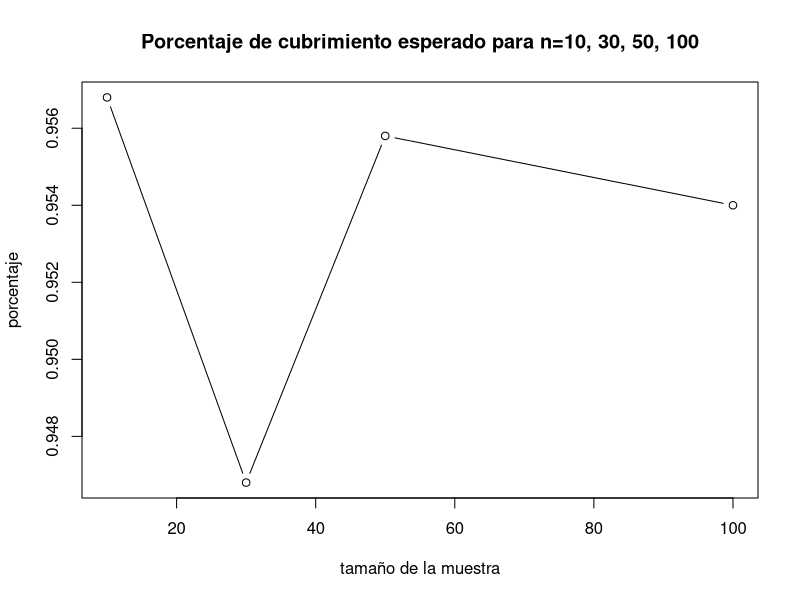
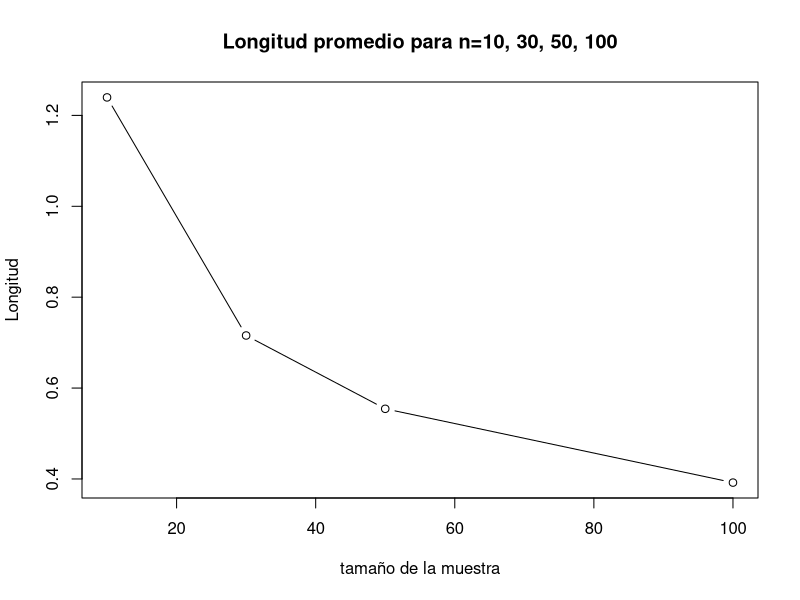
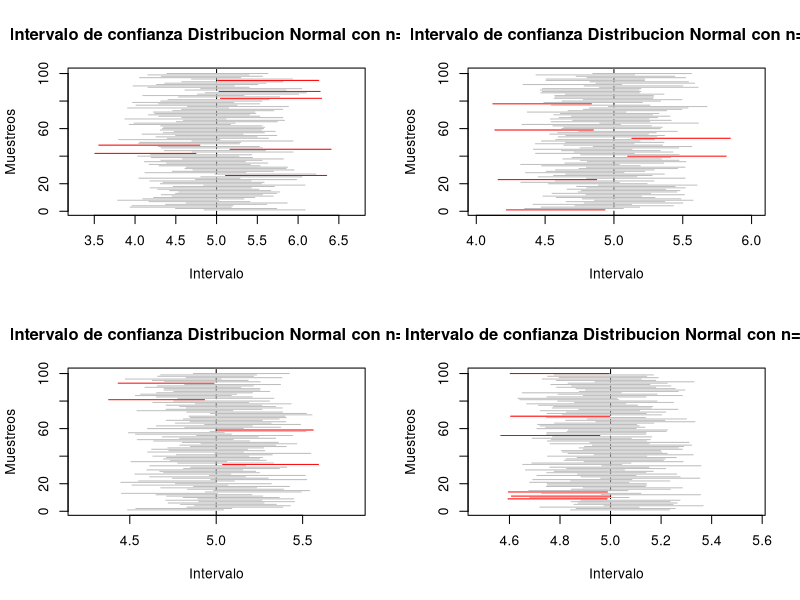

Write R code to recreate these figures, in order. (Note: a time limit stopped this script after it produced the figures.)

# Laboratorio 3 Metodos Estadisticos 

# Diana C. Arias Sinisterra
# Kevin S. Garcia Chica
# Cesar A. Saavedra Vanegas

#--------------- Punto 1 ---------------#

B <- 5000 ## número de experimentos
mu <- 5
sd <- 1
alpha <- 0.05
cuantil <- qnorm(1-alpha/2)

#---Para n=10---#
n1 <- 10 ## tamaño de muestra

muestras1 <- replicate(B, rnorm(n1, mu, sd))

calcula.el.intervalo1 <- function(columna) {
  
  m1 <- muestras1[, columna]
  
  sem1 <- sd(m1)/sqrt(length(m1))
  
  lim.inf1 <- mean(m1) - cuantil * sqrt(sd)/sqrt(n1)
  lim.sup1 <- mean(m1) + cuantil * sqrt(sd)/sqrt(n1)
  
  c(lim.inf1, lim.sup1)
}

#Cálculo de los nuevos intervalos#
c1=0
mis.intervalos1 <- matrix(rep(0, 10000), nrow = 2) ## matriz de ceros

for(i in 1:5000) {
  mis.intervalos1[,i] <- calcula.el.intervalo1(i)
  if (mis.intervalos1[1, i] <= mu && mis.intervalos1[2, i] >= mu){
    c1= c1+1
  }
  else{
    c1=c1
  }
}

Porcentaje1 <- c1/5000 #Proporcion de intervalos que atrapan al parametro

longitud1 <- numeric(length = B)
for (i in 1:B){
  longitud1[i]=(mis.intervalos1[2,i]-mis.intervalos1[1,i])
  longitudpro1=sum(longitud1)/B
}

#---Para n=30---#
n2 <- 30 ## tamaño de muestra

muestras2 <- replicate(B, rnorm(n2, mu, sd))

calcula.el.intervalo2 <- function(columna) {
  
  m2 <- muestras2[, columna]
  
  sem <- sd(m2)/sqrt(length(m2))
  
  lim.inf2 <- mean(m2) - cuantil * sqrt(sd)/sqrt(n2)
  lim.sup2 <- mean(m2) + cuantil * sqrt(sd)/sqrt(n2)
  
  c(lim.inf2, lim.sup2)
}

#Cálculo de los nuevos intervalos#
c2=0
mis.intervalos2 <- matrix(rep(0, 10000), nrow = 2) ## matriz de ceros

for(i in 1:5000) {
  mis.intervalos2[,i] <- calcula.el.intervalo2(i)
  if (mis.intervalos2[1, i] <= mu && mis.intervalos2[2, i] >= mu){
    c2= c2+1
  }
  else{
    c2=c2
  }
}

Porcentaje2 <- c2/5000 #Proporcion de intervalos que atrapan al parametro

longitud2 <- numeric(length = B)
for (i in 1:B){
  longitud2[i]=(mis.intervalos2[2,i]-mis.intervalos2[1,i])
  longitudpro2=sum(longitud2)/B
}

#---Para n=50---#
n3 <- 50 ## tamaño de muestra

muestras3 <- replicate(B, rnorm(n3, mu, sd))

calcula.el.intervalo3 <- function(columna) {
  
  m3 <- muestras3[, columna]
  
  sem <- sd(m3)/sqrt(length(m3))
  
  lim.inf3 <- mean(m3) - cuantil * sqrt(sd)/sqrt(n3)
  lim.sup3 <- mean(m3) + cuantil * sqrt(sd)/sqrt(n3)
  
  c(lim.inf3, lim.sup3)
}

#Cálculo de los nuevos intervalos#
c3=0
mis.intervalos3 <- matrix(rep(0, 10000), nrow = 2) ## matriz de ceros

for(i in 1:5000) {
  mis.intervalos3[,i] <- calcula.el.intervalo3(i)
  if (mis.intervalos3[1, i] <= mu && mis.intervalos3[2, i] >= mu){
    c3= c3+1
  }
  else{
    c3=c3
  }
}

Porcentaje3 <- c3/5000 #Proporcion de intervalos que atrapan al parametro

longitud3 <- numeric(length = B)
for (i in 1:B){
  longitud3[i]=(mis.intervalos3[2,i]-mis.intervalos3[1,i])
  longitudpro3=sum(longitud3)/B
}

#---Para n=100---#

n4 <- 100 ## tamaño de muestra

muestras4 <- replicate(B, rnorm(n4, mu, sd))

calcula.el.intervalo4 <- function(columna) {
  
  m4 <- muestras4[, columna]
  
  sem <- sd(m4)/sqrt(length(m4))
  
  lim.inf4 <- mean(m4) - cuantil * sqrt(sd)/sqrt(n4)
  lim.sup4 <- mean(m4) + cuantil * sqrt(sd)/sqrt(n4)
  
  c(lim.inf4, lim.sup4)
}

#Cálculo de los nuevos intervalos#
c4=0
mis.intervalos4 <- matrix(rep(0, 10000), nrow = 2) ## matriz de ceros

for(i in 1:5000) {
  mis.intervalos4[,i] <- calcula.el.intervalo4(i)
  if (mis.intervalos4[1, i] <= mu && mis.intervalos4[2, i] >= mu){
    c4= c4+1
  }
  else{
    c4=c4
  }
}

Porcentaje4 <- c4/5000 #Proporcion de intervalos que atrapan al parametro

longitud4 <- numeric(length = B)
for (i in 1:B){
  longitud4[i]=(mis.intervalos4[2,i]-mis.intervalos4[1,i])
  longitudpro4=sum(longitud4)/B
}

tabla_cv<-c(Porcentaje1,Porcentaje2,Porcentaje3,Porcentaje4)
tabla_sd<-c(longitudpro1,longitudpro2,longitudpro3,longitudpro4)
tabla_cs<-c(n1,n2,n3,n4)

### Graficos ###
plot(tabla_cs, tabla_cv, type="b", main="Porcentaje de cubrimiento esperado para n=10, 30, 50, 100", 
     xlab="tamaño de la muestra", ylab="porcentaje")
plot(tabla_cs, tabla_sd, type="b", main="Longitud promedio para n=10, 30, 50, 100", 
     xlab="tamaño de la muestra", ylab="Longitud")

par(mfrow=c(2,2))
plot(1:100, type = "n",
     xlim = range(mis.intervalos1), main = "Intervalo de confianza Distribucion Normal con n=10",
     ylab = "Muestreos", xlab = "Intervalo")

abline(v = mu, lty = 2, col=("black"))

for(i in 1:100) {
  segments(mis.intervalos1[1,i], i, mis.intervalos1[2,i], i,
           col = ifelse(mis.intervalos1[1, i] < mu & mis.intervalos1[2, i] > mu, "gray", "red"))  
}

plot(1:100, type = "n",
     xlim = range(mis.intervalos2), main = "Intervalo de confianza Distribucion Normal con n=30",
     ylab = "Muestreos", xlab = "Intervalo")

abline(v = mu, lty = 2, col=("black"))

for(i in 1:100) {
  segments(mis.intervalos2[1,i], i, mis.intervalos2[2,i], i,
           col = ifelse(mis.intervalos2[1, i] < mu & mis.intervalos2[2, i] > mu, "gray", "red"))  
}

plot(1:100, type = "n",
     xlim = range(mis.intervalos3), main = "Intervalo de confianza Distribucion Normal con n=50",
     ylab = "Muestreos", xlab = "Intervalo")

abline(v = mu, lty = 2, col=("black"))

for(i in 1:100) {
  segments(mis.intervalos3[1,i], i, mis.intervalos3[2,i], i,
           col = ifelse(mis.intervalos3[1, i] < mu & mis.intervalos3[2, i] > mu, "gray", "red"))  
}

plot(1:100, type = "n",
     xlim = range(mis.intervalos4), main = "Intervalo de confianza Distribucion Normal con n=100",
     ylab = "Muestreos", xlab = "Intervalo")

abline(v = mu, lty = 2, col=("black"))

for(i in 1:100) {
  segments(mis.intervalos4[1,i], i, mis.intervalos4[2,i], i,
           col = ifelse(mis.intervalos4[1, i] < mu & mis.intervalos4[2, i] > mu, "gray", "red"))  
}

#-------------------------------------------------------------#
# Para una Exponencial
B <- 5000 ## número de experimentos
n <- 100 ## tamaño de muestra
mu <- 5
sd <- 25
alpha <- 0.05
cuantil <- qexp(1-alpha/2)

muestras <- replicate(B, rexp(n, mu))


calcula.el.intervalo <- function(columna) {
  
  m <- muestras[, columna]
  
  sem <- sd(m)/sqrt(length(m))
  
  lim.inf <- mean(1/m) - cuantil * sqrt(sd)/sqrt(n)
  lim.sup <- mean(1/m) + cuantil * sqrt(sd)/sqrt(n)
  
  c(lim.inf, lim.sup)
}

#---Cálculo de los nuevos intervalos---#
c=0
mis.intervalos <- matrix(rep(0, 10000), nrow = 2) ## matriz de ceros

for(i in 1:5000) {
  mis.intervalos[,i] <- calcula.el.intervalo(i)
  if (mis.intervalos[1, i] <= mu && mis.intervalos[2, i] >= mu){
    c= c+1
  }
  else{
    c=c
  }
}

Porcentaje <- c/5000 #Proporcion de intervalos que atrapan al parametro

longitud <- numeric(length = B)
for (i in 1:B){
  longitud[i]=(mis.intervalos[2,i]-mis.intervalos[1,i])
  longitudpro=sum(longitud)/B
}

#--------------- Punto 4 ---------------#
  


#--------------- Punto 7 ---------------#
################   Parametros de las distribuciones #######################

k=100               ## Parametro de forma de la gamma
lambda_ga=0.5       ## Parametro de escala de la gamma
media=200           ## Media de la normal y parametro de locacion de laplace
sigma=sqrt(400)     ## Desviacion estandar de la normal
c=200 		    ## Parametro uniforme
d=600 		    ## Parametro uniforme

########################      distribucion normal    ##################################
cv_r=sigma/media    ## Coeficiente de variaciÛn
alpha=0.05          ## Trabajamos con un nivel de confianza del 0.05
nsim=5000           ## numero de simulaciones
nsim2=100          ## Numero de remuestras
n<-c(5,seq(10,100,10)) ## TamaÒo de muestras

tabla_sd<-matrix(nrow=11,ncol=6)               ## Matriz que almacena los 
colnames(tabla_sd)<-c("L.I 1","C.I 1", "L.I 2" #valores de la longitud media 
                      ,"C.I 2","L.I 3","C.I 3")#y la cobertura media de cada 
rownames(tabla_sd)<-c("5","10","20","30","40"  #intervalo para cada tamaÒo 
                      ,"50","60", "70","80",   #de muestra para la desviacion
                      "90","100")

tabla_cv<-matrix(nrow=11,ncol=8)               ## Matriz que almacena los 
colnames(tabla_cv)<-c("L.I 1","C.I 1", "L.I 2" #valores de la longitud media 
                      ,"C.I 2","L.I 3","C.I 3",#y la cobertura media de cada
                      "L.I 4", "C.I 4")        #intervalo para cada tamaÒo 
rownames(tabla_cv)<-c("5","10","20","30",      #de muestra para la desviacion
                      "40","50","60",
                      "70","80","90","100")

dist<-function(n,a,b){    ## Ditribucion a evaluar 
  x<-rnorm(n,a,b)
}

###################### Intevalos para la desviaciÛn #########################

for(l in 1:length(n)){
  a=0      
  b=0
  long1=0   ## Vector de longitudes para el estimador 1
  long2=0   ## Vector de longitudes para el estimador 2
  contador1=0
  contador2=0
  p=1/(2*sqrt(n[l]-4)) ##Proporcion para el promedio recortado
  for(m in 1:nsim){
    x<-dist(n[l],media,sigma)   ## Distribucion a evaluar
    
    ##Calcular ro4 #######
    
    for(j in 1:n[l]){    
      b= b+((x[j]-mean(x))^2)  ## Denominador de ro
    }
    for(i in 1:n[l]){
      a=a+(((x[i]-mean(x, trim=p))^4)/(b^2)) #### ro4/n
    }
    r=n[l]*a  ## Ro 4
    
    ##Calcular c
    c=n[l]/(n[l]+qnorm((alpha/2),0,1))
    
    ## Calcular se
    se=c*(sqrt(((r*(n[l]-3))/n[l])/(n[l]-1)))
    
    ##Limites de los intervalos 
    
    #### Intervalo 1
    
    li1=sqrt(exp(log(c*var(x))+(qnorm((alpha/2),0,1)*se))) ## Inferior
    ls1=sqrt(exp(log(c*var(x))+(qnorm((1-(alpha/2)),0,1)*se))) ## Superior
    
    ## Intervalo 2
    
    li2<-sqrt(((n[l]-1)*var(x))/qchisq(1-(alpha/2),n[l]-1)) ## Inferior
    ls2<-sqrt(((n[l]-1)*var(x))/qchisq((alpha/2),n[l]-1)) ## Superior
    
    ## Calculo de la longitud
    
    long1[m]<- ls1-li1 ##Longitud intervalo 1
    long2[m]<- ls2-li2 ## Longitud intervalo 2
    
    if (sigma>=li1 & sigma<=ls1){
      contador1= contador1+1}   
    
    if (sigma>=li2 & sigma<=ls2){
      contador2= contador2+1 }
  } 
  
  ## Almacenamos todos los valores para cada n en un matriz
  
  tabla_sd[l,1]=mean(long1)
  tabla_sd[l,3]=mean(long2)
  tabla_sd[l,2]=contador1/nsim
  tabla_sd[l,4]=contador2/nsim
}

##### Intervalo bootrap para la desviaciÛn estandar 

sd_boot=0  ## Vector para la distribcion de la desviaciÛn

for(m in 1:length(n)){
  long7=0  ## vector de longitudes
  contador7=0 
  for(l in 1:nsim){
    x<-dist(n[m],media,sigma) ## Muestra de la distribucon a evaluar
    for(j in 1:nsim2){
      mues_boot<-sample(x,n[m],replace=T) ## Muestras con reemplazo
      sd_boot[j]= sd(mues_boot)}
    li7=quantile(sd_boot, (alpha/2))  #limite inferior
    ls7=quantile(sd_boot, 1-(alpha/2)) #limite superior
    
    long7[l]=ls7-li7  ## Calculo de la longitud
    
    if(sigma>=li7 & sigma<=ls7){
      contador7=contador7+1}   
  }
  tabla_sd[m,5]=mean(long7)  ## Longitud promedio
  tabla_sd[m,6]=contador7/nsim ## Cobertura
}

tabla_sd
############ Intervalos de confianza para CV #######################

for(j in 1:length(n)){
  long3=0  ## Vector de longitudes para el intervalo 1
  long4=0  ## Vector de longitudes para el intervalo 2 
  long5=0  ## Vector de longitudes para el intervalo 3
  contador3=0
  contador4=0
  contador5=0
  
  for(i in 1:nsim){ 
    x<-dist(n[j],media,sigma) ## distribucion a evaluar
    
    cv= sd(x)/mean(x)  ## Coeficiente de varianciÛn estiamado
    
    ## Inverlo 1
    li3=cv+(qnorm((alpha/2),0,1)*sqrt(1/(n[j]-1))*(cv^2)*(0.5+(cv^2)))
    ls3=cv+(qnorm(1-(alpha/2),0,1)*sqrt(1/(n[j]-1))*(cv^2)*(0.5+(cv^2)))
    
    ## Intervalo 2
    li4=((sqrt((n[j]-1))*cv)/(sqrt(qchisq(1-(alpha/2),n[j]-1))))
    ls4=((sqrt((n[j]-1))*cv)/(sqrt(qchisq((alpha/2),n[j]-1))))
    
    ## Intervalo 3
    li5=cv+(qnorm((alpha/2),0,1)*(sqrt((cv^4)+0.5*(cv^2))/sqrt(n[j])))
    ls5=cv+(qnorm(1-(alpha/2),0,1)*(sqrt((cv^4)+0.5*(cv^2))/sqrt(n[j])))
    
    ## Calculo de la Longitud
    
    long3[i]=ls3-li3
    long4[i]=ls4-li4
    long5[i]=ls5-li5
    
    # Calculo de la Cobertura para cada intervalo 
    if (cv_r>=li3 & cv_r<=ls3){
      contador3= contador3+1}
    
    if (cv_r>=li4 & cv_r<=ls4){
      contador4= contador4+1}
    
    if (cv_r>=li5 & cv_r<=ls5){
      contador5= contador5+1}
  }
  
  tabla_cv[j,1]=mean(long3)
  tabla_cv[j,3]=mean(long4)
  tabla_cv[j,5]=mean(long5)
  tabla_cv[j,2]=contador3/nsim
  tabla_cv[j,4]=contador4/nsim
  tabla_cv[j,6]=contador5/nsim
}

##### Intervalo bootrap para el coeficiente de variaciÛn ###############
cv_boot=0

for(m in 1:length(n)){
  cober6=0
  long6=0
  contador6=0
  for(l in 1:nsim){
    x<-dist(n[m],media,sigma)
    for(j in 1:nsim2){
      mues_boot<-sample(x,n[m],replace=T) ## Muestras con reemplazo
      cv_boot[j]= sd(mues_boot)/mean(mues_boot) }
    li6=quantile(cv_boot, (alpha/2))
    ls6=quantile(cv_boot, 1-(alpha/2))
    
    long6[l]=ls6-li6
    
    if(cv_r>=li6 & cv_r<=ls6){
      contador6=contador6+1}   
  }
  tabla_cv[m,7]=mean(long6)
  tabla_cv[m,8]=contador6/nsim
}
####### Graficas ########
par(mfrow=c(1,2))
plot(tabla_sd[,2],main="Cobertura de los intervalos para sd
     en la distribucion Normal",col="red",type="o",
     xaxt='n',ylim=c(0,1),pch=5,xlab="Tamaño muestra",
     ylab="Proporcion de aceptados")
axis(1,1:length(n),n)
lines(tabla_sd[,4],col="blue",type="o")
lines(tabla_sd[,6],type="b")
abline(h=1-alpha,col="green")
legend(5,0.7,c("alpha","estimador 1","estimador 2","Bootstrap"),
       col=c("green","red","blue","black"),lty=c(1,1),cex=0.8)

plot(tabla_sd[,1],main="Longitud de los intervalos para sd
     en la distribucion Normal",col="red",type="o",
     xaxt='n',ylim=c(0,max(tabla_sd[,1])),pch=5,xlab="Tamaño muestra",
     ylab="Longitud")
axis(1,1:length(n),n)
lines(tabla_sd[,3],col="blue",type="o")
lines(tabla_sd[,5],type="b")
legend(5,90,c("estimador 1","estimador 2","Bootstrap"),
       col=c("red","blue","black"),lty=c(1,1),cex=0.8 )

par(mfrow=c(1,2))
plot(tabla_cv[,2],main="Cobertura de los intervalos para CV
     en la distribucion Normal",col="red",type="o",
     xaxt='n',ylim=c(0,1),pch=5,xlab="Tamaño muestra",
     ylab="Proporcion de aceptados")
axis(1,1:length(n),n)
lines(tabla_cv[,4],col="blue",type="o")
lines(tabla_cv[,6],type="b")
lines(tabla_cv[,8], col="purple", type="o")
abline(h=1-alpha,col="green")
legend(5,0.85,c("alpha","estimador 1","estimador 2","estimador 3","Bootstrap"),
       col=c("green","red","blue","purple","black"),lty=c(1,1),cex=0.8)

plot(tabla_cv[,1],main="Longitud de los intervalos para CV
     en la distribucion Normal",col="red",type="o",
     xaxt='n',ylim=c(0,max(tabla_cv)),pch=5,xlab="Tamaño muestra",
     ylab="Longitud")
axis(1,1:length(n),n)
lines(tabla_cv[,3],col="blue",type="o")
lines(tabla_cv[,5],type="b")
lines(tabla_cv[,7], col="purple", type="o")
legend(5,0.85,c("estimador 1","estimador 2","estimador 3","Bootstrap"),
       col=c("red","blue","purple","black"),lty=c(1,1),cex=0.8) 

################ distribucion Gamma #######################
tabla_cv<-matrix(nrow=11,ncol=8)               ## Matriz que almacena los 
colnames(tabla_cv)<-c("L.I 1","C.I 1", "L.I 2" #valores de la longitud media 
                      ,"C.I 2","L.I 3","C.I 3",#y la cobertura media de cada
                      "L.I 4", "C.I 4")        #intervalo para cada tamaÒo 
rownames(tabla_cv)<-c("5","10","20","30",      #de muestra para la desviacion
                      "40","50","60",
                      "70","80","90","100")
tabla_sd<-matrix(nrow=11,ncol=6)               ## Matriz que almacena los 
colnames(tabla_sd)<-c("L.I 1","C.I 1", "L.I 2" #valores de la longitud media 
                      ,"C.I 2","L.I 3","C.I 3")#y la cobertura media de cada 
rownames(tabla_sd)<-c("5","10","20","30","40"  #intervalo para cada tamaÒo 
                      ,"50","60", "70","80",   #de muestra para la desviacion
                      "90","100")

alpha=0.05
k=100               ## Parametro de forma de la gamma
lambda_ga=0.5       ## Parametro de escala de la gamma
sigma=sqrt(400) 
cv_g=1/sqrt(100) 
nsim=5000           ## numero de simulaciones
nsim2=100          ## Numero de remuestras
n<-c(5,seq(10,100,10)) ## TamaÒo de muestras

for(l in 1:length(n)){
  a=0      
  b=0
  long1=0   ## Vector de longitudes para el estimador 1
  long2=0   ## Vector de longitudes para el estimador 2
  contador1=0
  contador2=0
  p=1/(2*sqrt(n[l]-4)) ##Proporcion para el promedio recortado
  for(m in 1:nsim){
    x<-rgamma(n[l],shape=k,scale=lambda_ga)  ## Distribucion a evaluar
    
    ##Calcular ro4 #######
    
    for(j in 1:n[l]){    
      b= b+((x[j]-mean(x))^2)  ## Denominador de ro
    }
    for(i in 1:n[l]){
      a=a+(((x[i]-mean(x, trim=p))^4)/(b^2)) #### ro4/n
    }
    r=n[l]*a  ## Ro 4
    
    ##Calcular c
    c=n[l]/(n[l]+qnorm((alpha/2),0,1))
    
    ## Calcular se
    se=c*(sqrt(((r*(n[l]-3))/n[l])/(n[l]-1)))
    
    ##Limites de los intervalos 
    
    #### Intervalo 1
    
    li1=sqrt(exp(log(c*var(x))+(qnorm((alpha/2),0,1)*se))) ## Inferior
    ls1=sqrt(exp(log(c*var(x))+(qnorm((1-(alpha/2)),0,1)*se))) ## Superior
    
    ## Intervalo 2
    
    li2<-sqrt(((n[l]-1)*var(x))/qchisq(1-(alpha/2),n[l]-1)) ## Inferior
    ls2<-sqrt(((n[l]-1)*var(x))/qchisq((alpha/2),n[l]-1)) ## Superior
    
    ## Calculo de la longitud
    
    long1[m]<- ls1-li1 ##Longitud intervalo 1
    long2[m]<- ls2-li2 ## Longitud intervalo 2
    
    if (sigma>=li1 & sigma<=ls1){
      contador1= contador1+1}   
    
    if (sigma>=li2 & sigma<=ls2){
      contador2= contador2+1 }
  } 
  
  ## Almacenamos todos los valores para cada n en un matriz
  
  tabla_sd[l,1]=mean(long1)
  tabla_sd[l,3]=mean(long2)
  tabla_sd[l,2]=contador1/nsim
  tabla_sd[l,4]=contador2/nsim
}

##### Intervalo bootrap para la desviaciÛn estandar 

sd_boot=0  ## Vector para la distribcion de la desviaciÛn

for(m in 1:length(n)){
  long7=0  ## vector de longitudes
  contador7=0 
  for(l in 1:nsim){
    x<-rgamma(n[m],shape=k,scale=lambda_ga) ## Muestra de la distribucon a evaluar
    for(j in 1:nsim2){
      mues_boot<-sample(x,n,replace=T) ## Muestras con reemplazo
      sd_boot[j]= sd(mues_boot)}
    li7=quantile(sd_boot, (alpha/2))  #limite inferior
    ls7=quantile(sd_boot, 1-(alpha/2)) #limite superior
    
    long7[l]=ls7-li7  ## Calculo de la longitud
    if(sigma>=li7 & sigma<=ls7){
      contador7=contador7+1}   
  }
  tabla_sd[m,5]=mean(long7)  ## Longitud promedio
  tabla_sd[m,6]=contador7/nsim ## Cobertura
}

tabla_sd
############ Intervalos de confianza para CV #######################

for(j in 1:length(n)){
  long3=0  ## Vector de longitudes para el intervalo 1
  long4=0  ## Vector de longitudes para el intervalo 2 
  long5=0  ## Vector de longitudes para el intervalo 3
  contador3=0
  contador4=0
  contador5=0
  
  for(i in 1:nsim){ 
    x<-rgamma(n[j],shape=k,scale=lambda_ga) ## distribucion a evaluar
    
    cv= sd(x)/mean(x)  ## Coeficiente de varianciÛn estiamado
    
    ## Inverlo 1
    li3=cv+(qnorm((alpha/2),0,1)*sqrt(1/(n[j]-1))*(cv^2)*(0.5+(cv^2)))
    ls3=cv+(qnorm(1-(alpha/2),0,1)*sqrt(1/(n[j]-1))*(cv^2)*(0.5+(cv^2)))
    
    ## Intervalo 2
    li4=((sqrt((n[j]-1))*cv)/(sqrt(qchisq(1-(alpha/2),n[j]-1))))
    ls4=((sqrt((n[j]-1))*cv)/(sqrt(qchisq((alpha/2),n[j]-1))))
    
    ## Intervalo 3
    li5=cv+(qnorm((alpha/2),0,1)*(sqrt((cv^4)+0.5*(cv^2))/sqrt(n[j])))
    ls5=cv+(qnorm(1-(alpha/2),0,1)*(sqrt((cv^4)+0.5*(cv^2))/sqrt(n[j])))
    
    ## Calculo de la Longitud
    
    long3[i]=ls3-li3
    long4[i]=ls4-li4
    long5[i]=ls5-li5
    
    # Calculo de la Cobertura para cada intervalo 
    if (cv_g>=li3 & cv_g<=ls3){
      contador3= contador3+1}
    
    if (cv_g>=li4 & cv_g<=ls4){
      contador4= contador4+1}
    
    if (cv_g>=li5 & cv_g<=ls5){
      contador5= contador5+1}
  }
  
  tabla_cv[j,1]=mean(long3)
  tabla_cv[j,3]=mean(long4)
  tabla_cv[j,5]=mean(long5)
  tabla_cv[j,2]=contador3/nsim
  tabla_cv[j,4]=contador4/nsim
  tabla_cv[j,6]=contador5/nsim
}

##### Intervalo bootrap para el coeficiente de variaciÛn ###############
cv_boot=0

for(m in 1:length(n)){
  cober6=0
  long6=0
  contador6=0
  for(l in 1:nsim){
    x<-rgamma(n[m],shape=k,scale=lambda_ga)
    for(j in 1:nsim2){
      mues_boot<-sample(x,n,replace=T) ## Muestras con reemplazo
      cv_boot[j]= sd(mues_boot)/mean(mues_boot) }
    li6=quantile(cv_boot, (alpha/2))
    ls6=quantile(cv_boot, 1-(alpha/2))
    
    long6[l]=ls6-li6
    
    if(cv_g>=li6 & cv_g<=ls6){
      contador6=contador6+1}   
  }
  tabla_cv[m,7]=mean(long6)
  tabla_cv[m,8]=contador6/nsim
}

####### Graficas ########
par(mfrow=c(1,2))
plot(tabla_sd[,2],main="Cobertura de los intervalos para sd
     en la distribucion Gamma",col="red",type="o",
     xaxt='n',ylim=c(0.6,1),pch=5,xlab="Tamaño de muestra",
     ylab="Proporcion de aceptados")
axis(1,1:length(n),n)
lines(tabla_sd[,4],col="blue",type="o")
lines(tabla_sd[,6],type="b")
abline(h=1-alpha,col="green")
legend(5,0.85,c("alpha","estimador 1","estimador 2","Bootstrap"),
       col=c("green","red","blue","black"),lty=c(1,1),cex=0.8)

plot(tabla_sd[,1],main="Longitud de los intervalos para sd
     en la distribucion Gamma",col="red",type="o",
     xaxt='n',ylim=c(0,max(tabla_sd[,1])),pch=5,xlab="Tamaño de muestra",
     ylab="Proporcion de aceptados")
axis(1,1:length(n),n)
lines(tabla_sd[,3],col="blue",type="o")
lines(tabla_sd[,5],type="b")
legend(5,15,c("estimador 1","estimador 2","Bootstrap"),
       col=c("red","blue","black"),lty=c(1,1),cex=0.8)

par(mfrow=c(1,2))
plot(tabla_cv[,2],main="Cobertura de los intervalos para CV
     en la distribucion Gamma",col="red",type="o",
     xaxt='n',ylim=c(0,1),pch=5,xlab="Tamaño de muestra",
     ylab="Proporcion de aceptados")
axis(1,1:length(n),n)
lines(tabla_cv[,4],col="blue",type="o")
lines(tabla_cv[,6],type="b")
lines(tabla_cv[,8], col="purple", type="o")
abline(h=1-alpha,col="green")
legend(5,0.85,c("alpha","estimador 1","estimador 2","estimador 3","Bootstrap"),
       col=c("green","red","blue","purple","black"),lty=c(1,1),cex=0.8)

plot(tabla_cv[,1],main="Longitud de los intervalos para CV
     en la distribucion Gamma",col="red",type="o",
     xaxt='n',ylim=c(0,max(tabla_cv)),pch=5,xlab="Tamaño de muestra",
     ylab="Proporcion de aceptados")
axis(1,1:length(n),n)
lines(tabla_cv[,3],col="blue",type="o")
lines(tabla_cv[,5],type="b")
lines(tabla_cv[,7], col="purple", type="o")
legend(5,0.85,c("estimador 1","estimador 2","estimador 3","Bootstrap"),
       col=c("red","blue","purple","black"),lty=c(1,1),cex=0.8) 

########################     distribucion Uniforme   ##################################
cv_r=sigma/media    ## Coeficiente de variaciÛn
alpha=0.05          ## Trabajamos con un nivel de confianza del 0.05
nsim=5000           ## numero de simulaciones
nsim2=100          ## Numero de remuestras
n<-c(5,seq(10,100,10)) ## TamaÒo de muestras

tabla_sd<-matrix(nrow=11,ncol=6)               ## Matriz que almacena los 
colnames(tabla_sd)<-c("L.I 1","C.I 1", "L.I 2" #valores de la longitud media 
                      ,"C.I 2","L.I 3","C.I 3")#y la cobertura media de cada 
rownames(tabla_sd)<-c("5","10","20","30","40"  #intervalo para cada tamaÒo 
                      ,"50","60", "70","80",   #de muestra para la desviacion
                      "90","100")

tabla_cv<-matrix(nrow=11,ncol=8)               ## Matriz que almacena los 
colnames(tabla_cv)<-c("L.I 1","C.I 1", "L.I 2" #valores de la longitud media 
                      ,"C.I 2","L.I 3","C.I 3",#y la cobertura media de cada
                      "L.I 4", "C.I 4")        #intervalo para cada tamaÒo 
rownames(tabla_cv)<-c("5","10","20","30",      #de muestra para la desviacion
                      "40","50","60",
                      "70","80","90","100")

dist<-function(n,a,b){    ## Ditribucion a evaluar 
  x<-runif(n,a,b)
}

###################### Intevalos para la desviaciÛn #########################

for(l in 1:length(n)){
  a=0      
  b=0
  long1=0   ## Vector de longitudes para el estimador 1
  long2=0   ## Vector de longitudes para el estimador 2
  contador1=0
  contador2=0
  p=1/(2*sqrt(n[l]-4)) ##Proporcion para el promedio recortado
  for(m in 1:nsim){
    x<-dist(n[l],c,d)   ## Distribucion a evaluar
    
    ##Calcular ro4 #######
    
    for(j in 1:n[l]){    
      b= b+((x[j]-mean(x))^2)  ## Denominador de ro
    }
    for(i in 1:n[l]){
      a=a+(((x[i]-mean(x, trim=p))^4)/(b^2)) #### ro4/n
    }
    r=n[l]*a  ## Ro 4
    
    ##Calcular c
    c=n[l]/(n[l]+qnorm((alpha/2),0,1))
    
    ## Calcular se
    se=c*(sqrt(((r*(n[l]-3))/n[l])/(n[l]-1)))
    
    ##Limites de los intervalos 
    
    #### Intervalo 1
    
    li1=sqrt(exp(log(c*var(x))+(qnorm((alpha/2),0,1)*se))) ## Inferior
    ls1=sqrt(exp(log(c*var(x))+(qnorm((1-(alpha/2)),0,1)*se))) ## Superior
    
    ## Intervalo 2
    
    li2<-sqrt(((n[l]-1)*var(x))/qchisq(1-(alpha/2),n[l]-1)) ## Inferior
    ls2<-sqrt(((n[l]-1)*var(x))/qchisq((alpha/2),n[l]-1)) ## Superior
    
    ## Calculo de la longitud
    
    long1[m]<- ls1-li1 ##Longitud intervalo 1
    long2[m]<- ls2-li2 ## Longitud intervalo 2
    
    if (sigma>=li1 & sigma<=ls1){
      contador1= contador1+1}   
    
    if (sigma>=li2 & sigma<=ls2){
      contador2= contador2+1 }
  } 
  
  ## Almacenamos todos los valores para cada n en un matriz
  
  tabla_sd[l,1]=mean(long1)
  tabla_sd[l,3]=mean(long2)
  tabla_sd[l,2]=contador1/nsim
  tabla_sd[l,4]=contador2/nsim
}

##### Intervalo bootrap para la desviaciÛn estandar 

sd_boot=0  ## Vector para la distribcion de la desviaciÛn

for(m in 1:length(n)){
  long7=0  ## vector de longitudes
  contador7=0 
  for(l in 1:nsim){
    x<-dist(n[m],c,d) ## Muestra de la distribucon a evaluar
    for(j in 1:nsim2){
      mues_boot<-sample(x,n[m],replace=T) ## Muestras con reemplazo
      sd_boot[j]= sd(mues_boot)}
    li7=quantile(sd_boot, (alpha/2))  #limite inferior
    ls7=quantile(sd_boot, 1-(alpha/2)) #limite superior
    
    long7[l]=ls7-li7  ## Calculo de la longitud
    
    if(sigma>=li7 & sigma<=ls7){
      contador7=contador7+1}   
  }
  tabla_sd[m,5]=mean(long7)  ## Longitud promedio
  tabla_sd[m,6]=contador7/nsim ## Cobertura
}

tabla_sd
############ Intervalos de confianza para CV #######################

for(j in 1:length(n)){
  long3=0  ## Vector de longitudes para el intervalo 1
  long4=0  ## Vector de longitudes para el intervalo 2 
  long5=0  ## Vector de longitudes para el intervalo 3
  contador3=0
  contador4=0
  contador5=0
  
  for(i in 1:nsim){ 
    x<-dist(n[j],c,d) ## distribucion a evaluar
    
    cv= sd(x)/mean(x)  ## Coeficiente de varianciÛn estiamado
    
    ## Inverlo 1
    li3=cv+(qnorm((alpha/2),0,1)*sqrt(1/(n[j]-1))*(cv^2)*(0.5+(cv^2)))
    ls3=cv+(qnorm(1-(alpha/2),0,1)*sqrt(1/(n[j]-1))*(cv^2)*(0.5+(cv^2)))
    
    ## Intervalo 2
    li4=((sqrt((n[j]-1))*cv)/(sqrt(qchisq(1-(alpha/2),n[j]-1))))
    ls4=((sqrt((n[j]-1))*cv)/(sqrt(qchisq((alpha/2),n[j]-1))))
    
    ## Intervalo 3
    li5=cv+(qnorm((alpha/2),0,1)*(sqrt((cv^4)+0.5*(cv^2))/sqrt(n[j])))
    ls5=cv+(qnorm(1-(alpha/2),0,1)*(sqrt((cv^4)+0.5*(cv^2))/sqrt(n[j])))
    
    ## Calculo de la Longitud
    
    long3[i]=ls3-li3
    long4[i]=ls4-li4
    long5[i]=ls5-li5
    
    # Calculo de la Cobertura para cada intervalo 
    if (cv_r>=li3 & cv_r<=ls3){
      contador3= contador3+1}
    
    if (cv_r>=li4 & cv_r<=ls4){
      contador4= contador4+1}
    
    if (cv_r>=li5 & cv_r<=ls5){
      contador5= contador5+1}
  }
  
  tabla_cv[j,1]=mean(long3)
  tabla_cv[j,3]=mean(long4)
  tabla_cv[j,5]=mean(long5)
  tabla_cv[j,2]=contador3/nsim
  tabla_cv[j,4]=contador4/nsim
  tabla_cv[j,6]=contador5/nsim
}

##### Intervalo bootrap para el coeficiente de variaciÛn ###############
cv_boot=0

for(m in 1:length(n)){
  cober6=0
  long6=0
  contador6=0
  for(l in 1:nsim){
    x<-dist(n[m],c,d)
    for(j in 1:nsim2){
      mues_boot<-sample(x,n[m],replace=T) ## Muestras con reemplazo
      cv_boot[j]= sd(mues_boot)/mean(mues_boot) }
    li6=quantile(cv_boot, (alpha/2))
    ls6=quantile(cv_boot, 1-(alpha/2))
    
    long6[l]=ls6-li6
    
    if(cv_r>=li6 & cv_r<=ls6){
      contador6=contador6+1}   
  }
  tabla_cv[m,7]=mean(long6)
  tabla_cv[m,8]=contador6/nsim
}
####### Graficas ########
par(mfrow=c(1,2))
plot(tabla_sd[,2],main="Cobertura de los intervalos para sd
     en la distribucion uniforme",col="red",type="o",
     xaxt='n',ylim=c(0,1),pch=5,xlab="Tamaño de muestra",
     ylab="Proporcion de aceptados")
axis(1,1:length(n),n)
lines(tabla_sd[,4],col="blue",type="o")
lines(tabla_sd[,6],type="b")
abline(h=1-alpha,col="green")
legend(5,0.7,c("alpha","estimador 1","estimador 2","Bootstrap"),
       col=c("green","red","blue","black"),lty=c(1,1),cex=0.8)

plot(tabla_sd[,1],main="Longitud de los intervalos para sd
     en la distribucion uniforme",col="red",type="o",
     xaxt='n',ylim=c(0,max(tabla_sd[,1])),pch=5,xlab="Tamaño de muestra",
     ylab="Longitud")
axis(1,1:length(n),n)
lines(tabla_sd[,3],col="blue",type="o")
lines(tabla_sd[,5],type="b")
legend(5,550,c("estimador 1","estimador 2","Bootstrap"),
       col=c("red","blue","black"),lty=c(1,1),cex=0.8 )

par(mfrow=c(1,2))
plot(tabla_cv[,2],main="Cobertura de los intervalos para CV
     en la distribucion uniforme",col="red",type="o",
     xaxt='n',ylim=c(0,1),pch=5,xlab="Tamaño de muestra",
     ylab="Proporcion de aceptados")
axis(1,1:length(n),n)
lines(tabla_cv[,4],col="blue",type="o")
lines(tabla_cv[,6],type="b")
lines(tabla_cv[,8], col="purple", type="o")
abline(h=1-alpha,col="green")
legend(5,250,c("alpha","estimador 1","estimador 2","estimador 3","Bootstrap"),
       col=c("green","red","blue","purple","black"),lty=c(1,1),cex=0.8)

plot(tabla_cv[,1],main="Longitud de los intervalos para CV
     en la distribuciÛn uniforme",col="red",type="o",
     xaxt='n',ylim=c(0,max(tabla_cv)),pch=5,xlab="Tamaño de muestra",
     ylab="Longitud")
axis(1,1:length(n),n)
lines(tabla_cv[,3],col="blue",type="o")
lines(tabla_cv[,5],type="b")
lines(tabla_cv[,7], col="purple", type="o")
legend(5,0.85,c("estimador 1","estimador 2","estimador 3","Bootstrap"),
       col=c("red","blue","purple","black"),lty=c(1,1),cex=0.8)
